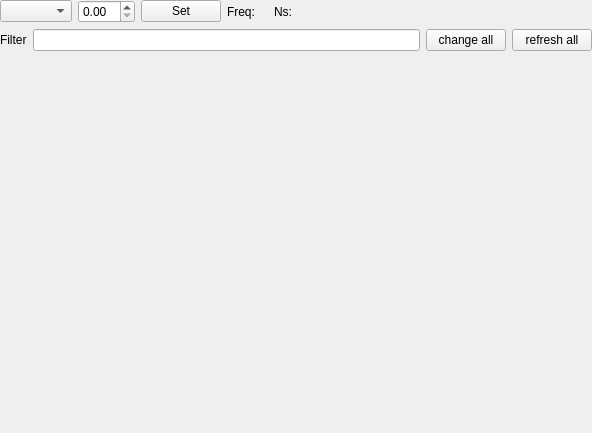
<?xml version="1.0" encoding="UTF-8"?>
<ui version="4.0">
 <class>SignalLoggerVariables</class>
 <widget class="QWidget" name="SignalLoggerVariables">
  <property name="geometry">
   <rect>
    <x>0</x>
    <y>0</y>
    <width>592</width>
    <height>433</height>
   </rect>
  </property>
  <property name="windowTitle">
   <string>Signal Logger</string>
  </property>
  <property name="styleSheet">
   <string notr="true"/>
  </property>
  <layout class="QVBoxLayout" name="verticalLayout" stretch="0,0,0">
   <property name="leftMargin">
    <number>0</number>
   </property>
   <property name="topMargin">
    <number>0</number>
   </property>
   <property name="rightMargin">
    <number>0</number>
   </property>
   <property name="bottomMargin">
    <number>0</number>
   </property>
   <item>
    <layout class="QHBoxLayout" name="horizontalLayout2">
     <item>
      <widget class="QComboBox" name="taskComboBox"/>
     </item>
     <item>
      <widget class="QDoubleSpinBox" name="valueSpinBox">
       <property name="sizePolicy">
        <sizepolicy hsizetype="Minimum" vsizetype="Fixed">
         <horstretch>0</horstretch>
         <verstretch>0</verstretch>
        </sizepolicy>
       </property>
       <property name="minimumSize">
        <size>
         <width>0</width>
         <height>0</height>
        </size>
       </property>
       <property name="maximumSize">
        <size>
         <width>16777215</width>
         <height>16777215</height>
        </size>
       </property>
      </widget>
     </item>
     <item>
      <widget class="QPushButton" name="applyButton">
       <property name="text">
        <string>Set</string>
       </property>
      </widget>
     </item>
     <item>
      <widget class="QLabel" name="freqName">
       <property name="text">
        <string>Freq:</string>
       </property>
      </widget>
     </item>
     <item>
      <widget class="QLabel" name="freq">
       <property name="text">
        <string/>
       </property>
      </widget>
     </item>
     <item>
      <widget class="QLabel" name="nsName">
       <property name="text">
        <string>Ns:</string>
       </property>
      </widget>
     </item>
     <item>
      <widget class="QLabel" name="ns">
       <property name="text">
        <string/>
       </property>
      </widget>
     </item>
     <item>
      <spacer name="horizontalSpacer">
       <property name="orientation">
        <enum>Qt::Horizontal</enum>
       </property>
       <property name="sizeHint" stdset="0">
        <size>
         <width>0</width>
         <height>20</height>
        </size>
       </property>
      </spacer>
     </item>
    </layout>
   </item>
   <item>
    <layout class="QHBoxLayout" name="horizontalLayout1">
     <item>
      <widget class="QLabel" name="filterLabel">
       <property name="text">
        <string>Filter</string>
       </property>
      </widget>
     </item>
     <item>
      <widget class="QLineEdit" name="lineEditFilter">
       <property name="minimumSize">
        <size>
         <width>100</width>
         <height>0</height>
        </size>
       </property>
      </widget>
     </item>
     <item>
      <widget class="QPushButton" name="pushButtonChangeAll">
       <property name="maximumSize">
        <size>
         <width>16777215</width>
         <height>16777215</height>
        </size>
       </property>
       <property name="text">
        <string>change all</string>
       </property>
      </widget>
     </item>
     <item>
      <widget class="QPushButton" name="pushButtonRefreshAll">
       <property name="maximumSize">
        <size>
         <width>16777215</width>
         <height>16777215</height>
        </size>
       </property>
       <property name="text">
        <string>refresh all</string>
       </property>
      </widget>
     </item>
    </layout>
   </item>
   <item>
    <spacer name="verticalSpacer">
     <property name="orientation">
      <enum>Qt::Vertical</enum>
     </property>
     <property name="sizeHint" stdset="0">
      <size>
       <width>20</width>
       <height>40</height>
      </size>
     </property>
    </spacer>
   </item>
  </layout>
 </widget>
 <layoutdefault spacing="6" margin="11"/>
 <resources/>
 <connections/>
</ui>
